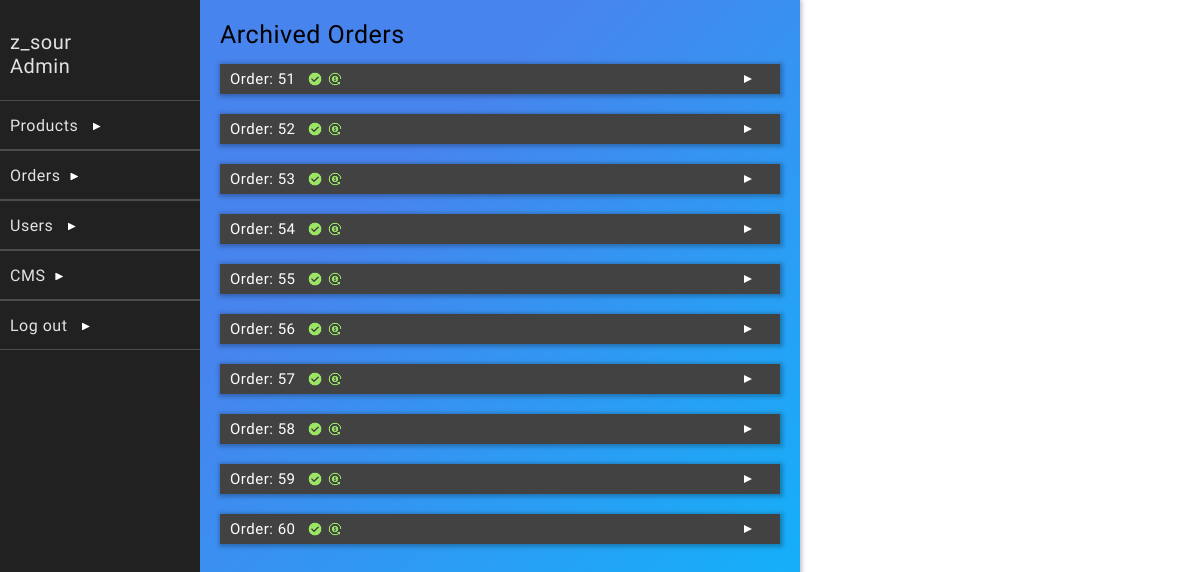
Page /dashboardExtensions/archived-orders.php (signed in) on the committed database.
### tables this page shows
CREATE TABLE `users` (
  `id` int(11) NOT NULL,
  `username` varchar(20) NOT NULL,
  `password` varchar(64) NOT NULL,
  `salt` varchar(32) NOT NULL,
  `name` varchar(50) NOT NULL,
  `joined` datetime NOT NULL,
  `groups` int(11) NOT NULL
);

CREATE TABLE `orders` (
  `id` int(20) NOT NULL,
  `cart` text NOT NULL,
  `email` varchar(255) NOT NULL,
  `country` varchar(255) NOT NULL,
  `city` varchar(255) NOT NULL,
  `phone` varchar(255) NOT NULL,
  `zip` varchar(255) NOT NULL,
  `address` varchar(255) NOT NULL,
  `unique_id` varchar(255) NOT NULL,
  `paid` int(1) NOT NULL DEFAULT 0,
  `archived` int(1) NOT NULL DEFAULT 0,
  `full_name` varchar(255) NOT NULL,
  `braintree_id` varchar(255) NOT NULL,
  `payment_date` varchar(255) NOT NULL,
  `shipped` int(2) NOT NULL DEFAULT 0,
  `refunded` text NOT NULL DEFAULT '0'
);

### classes/Config.php (called while the page is built)
<?php
    class Config{
        public static function get($path = null){
            if($path){
                $config = $GLOBALS['config'];
                $path = explode('/', $path);
                foreach($path as $bit){
                    if(isset($config[$bit])){
                        $config = $config[$bit];
                    }
                }
                return $config;
            }
            return false;
        }
    }
?>

### classes/DB.php (called while the page is built, shortened)
<?php
    class DB{
        private static $_instance = null;
        private $_pdo,
                $_query,
                $_error = false,
                $_results,
                $_count = 0;
        private function __construct(){
            try{
                $this->_pdo = new PDO('mysql:host='. Config::get("mysql/host") .';dbname='. Config::get("mysql/db").';charset=utf8',
                Config::get("mysql/username"), Config::get("mysql/password"));
            }
            catch(PDOException $e){
                die($e->getMessage());
            }
        }
        public static function getInstance(){
            if(!isset(self::$_instance)){
                self::$_instance = new DB();
            }
            return self::$_instance;
        }
        public function query($sql, $params = []){
            if($this->_query = $this->_pdo->prepare($sql)){
                $x = 1;
                if(count($params)){
                    foreach($params as $param){
                        $this->_query->bindValue($x, $param);
                        $x++;
                    }
                }
                if($this->_query->execute()){
                    $this->_results = $this->_query->fetchAll(PDO::FETCH_OBJ);
                } else{
                    $this->_error = true;
                }
            }
            return $this;
        }
        protected function _read($table, $params = []){
            $conditionString = '';
            $bind = [];
            $order = '';
            $limit = '';
            if(isset($params['conditions'])){
                if(is_array($params['conditions'])){
                    foreach($params['conditions'] as $condition){
                        $conditionString .= ' ' .  $condition . ' AND';
                    }
                    $conditionString = trim($conditionString);
                    $conditionString = rtrim($conditionString, ' AND');
                } else{
                    $conditionString = $params['conditions'];
                }
                if($conditionString != ''){
                    $conditionString = ' WHERE ' . $conditionString;
                }
            }
            if(array_key_exists('bind', $params)){
                $bind = $params['bind'];
            }
            if(array_key_exists('order', $params)){
                $order = ' ORDER BY ' . $params['order'];
            }
        $sql = "SELECT * FROM {$table}{$conditionString}{$order}{$limit}";
        if(!$this->query($sql, $bind)->results()){
            return false;
        }
        return true;
        }
        public function find($table, $params = []){
            if($this->_read($table, $params)){
                return $this->results();
            }
            return false;
        }
        public function findFirst($table, $params = []){
            if($this->_read($table, $params)){
                return $this->first();
            }
            return false;
        }
        public function results(){
            return $this->_results;
        }
        public function first(){
            return (!empty($this->_results)) ? $this->_results[0] : [];
        }
    }
?>

### classes/User.php (called while the page is built, shortened)
<?php
    class User{
        private $_db,
                $_data,
                $_cookieName,
                $_sessionName,
                $_isLoggedIn;
        public function __construct($user = null){
            $this->_db = DB::getInstance();
            $this->_sessionName = Config::get('session/session_name');
            if(!$user){
                if(Session::exists($this->_sessionName)){
                    $user = Session::get($this->_sessionName);
                    if($this->find($user)){
                        $this->_isLoggedIn = true;
                    }else{
                        header("Location: dashboardExtensions/logout.php");
                    }
                }
            } else{
                $this->find($user);
            }
        }
        public function find($user = null){
            if($user){
                $field = (is_numeric($user)) ? 'id' : 'username';
                $data = $this->_db->findFirst('users', array(
                    'conditions' => $field . " = ?",
                    'bind' => [$user]
                ));
                if($data){
                    $this->_data = $data;
                    return true;
                }
            }
        }
        public function data(){
            return $this->_data;
        }
    }
?>

### classes/Session.php (called while the page is built, shortened)
<?php
    class Session{
        public static function exists($name){
            return ((isset($_SESSION[$name])) ? true : false);
        }
        public static function get($name){
            return $_SESSION[$name];
        }
    }
?>

### dashboardExtensions/archived-orders.php (the view, shortened to what this page needs)
<?php
    include_once("../includes/dashboardhead.php");
?>
<div class="background">
    <div class="dashboard-content" id="content">
    <?php
        include_once("dashboard-sidebar.php");
    ?>
    <div class="center-components-background">
        <div class="center-components" id="center-components">
              <div class="dashboardExtensionHeader">
        Archived Orders
    </div>
    <?php
            $db = DB::getInstance();
            $orders = $db->find('orders', [
                'conditions' => ['paid = 1', 'archived = 1'],
                'order' => 'payment_date'
            ]);
            foreach($orders as $order):
    ?>
  <div class="all-orders-container" id="<?= $order->id; ?>">
        <div class="all-orders-order">
                <div class="all-orders-order-id" id="order-<?= $order->id; ?>-button">
                <p class="order-title-text">Order: <?= $order->id; ?></p>
                <?php
                    if(!$order->refunded && $order->shipped == 1){
                        echo('<span class="order-complete-icon"></span>');
                    }else if($order->refunded && empty(json_decode($order->cart))){
                        echo('<span class="order-complete-icon"></span>');
                        echo('<span class="complete-refund-icon"></span>');
                    }else if($order->refunded && !empty(json_decode($order->cart))){
                        echo('<span class="archived-icon"></span>');
                        echo('<span class="refund-icon"></span>');
                        if($order->shipped == 0){
                            echo('<span class="shipping-icon"></span>');
                        }
                    }else if(!$order->refunded && $order->shipped == 0){
                        echo('<span class="archived-icon"></span>');
                        echo('<span class="shipping-icon"></span>');
                    }
                ?>
                <span class="display-arrow all-orders-order-arrow" id="order-<?= $order->id; ?>-button-arrow"></span>
                </div>
        </div>
    </div>
        <?php
            endforeach;
        ?>
        </div>
    </div>
        </div>
    </div>
    <div class="modal-background" id="modalBG">
    </div>

### dashboardExtensions/dashboard-sidebar.php (shortened to what this page needs)
<div class="side-bar">
            <div class="top-part">
                <div class="top-part-name"><?= $user->data()->username; ?></div>
                <div class="top-part-spec">Admin</div>
            </div>
            <div class="menu-field" id="prod-btn">
                <div class="title">Products <span class="display-arrow" id="prod-btn-arrow"></span></div>
            </div>
            <div class="menu-field" id="order-btn">
                <div class="title">Orders<span class="display-arrow" id="order-btn-arrow"></span></div>
            </div>
            <div class="menu-field" id="user-btn">
                <div class="title">Users <span class="display-arrow" id="user-btn-arrow"></span></div>
            </div>
            <div class="menu-field" id="cms-btn">
                <div class="title">CMS<span class="display-arrow" id="cms-btn-arrow"></span></div>
            </div>
            <div class="menu-field" onclick="document.location.href='logout.php';">
                <div class="title">Log out <span class="display-arrow"></span></div>
            </div>
        </div>

### public/style/dashboard.css (style rules this page uses)
* { margin: 0; padding: 0; box-sizing: border-box; }
.dashboard-content { width: 800px; height: 800px; overflow: auto; box-shadow: 1px 1px 4px 1px rgba(55, 37, 84, 0.3); background-color: white; position: relative; font-size: 0px; }
.background { width: 100vw; height: 100%; background-color: white; overflow: auto; }
.side-bar { width: 200px; height: 100%; background-color: #212121; display: inline-block; font-size: 16px; }
.top-part { width: 100%; height: 100px; cursor: default; user-select: none; padding-top: 30px; background-color: #212121; color: rgba(255, 255, 255, 0.87); }
.top-part-name { font-size: 20px; font-family: 'Big Shoulders Text', cursive; letter-spacing: 0.5px; margin-left: 10px; }
.top-part-spec { font-size: 20px; font-family: 'Big Shoulders Text', cursive; letter-spacing: 0.5px; margin-left: 10px; }
.menu-field { width: 100%; height: 50px; position: relative; border-bottom: rgba(255, 255, 255, 0.2) solid 0.3px; border-top:rgba(255, 255, 255, 0.2) solid 0.3px; background-color: #212121; user-select: none; cursor: pointer; color: rgba(255, 255, 255, 0.87); }
.title { position: absolute; top: 50%; transform: translateY(-50%); left: 10px; font-family: 'Big Shoulders Text', cursive; letter-spacing: 0.5px; }
.display-arrow { clip-path: polygon(0 0, 0% 100%, 100% 50%); width: 8px; height: 8px; background-color: white; display: inline-block; margin-left: 10px; transform: rotate(0); transition: transform 0.2s; }
.center-components { width: 100%; height: 100%; overflow-y: auto; padding: 20px; }
.center-components-background { background-color: #06bcfb; background-image: linear-gradient(315deg, #06bcfb 0%, #4884ee 74%); position: absolute; width: 600px; height: 100%; left: 200px; overflow: hidden; top: 0px; }
.dashboardExtensionHeader { width: 100%; height: auto; font-size: 25px; margin-bottom: 15px; font-family: 'Big Shoulders Text', cursive; letter-spacing: 0.5px; }
.modal-background { height: 100%; width: 100%; background-color: rgba(0, 0, 0, 0); opacity: 1; position: absolute; top: 0px; pointer-events: none; transition: background-color 0.2s; }

### public/style/all-orders.css (style rules this page uses)
.all-orders-container { width: 100%; }
.all-orders-order { width: 100%; height: auto; background-color: white; position: relative; margin-bottom: 20px; font-size: 0px; cursor: default; box-shadow: 1px 1px 4px 2px rgba(0, 0, 0, 0.25); user-select: none; }
.all-orders-order-id { width: 100%; height: 30px; display: inline-block; color: white; font-size: 15px; background-color: #424242; font-family: 'Big Shoulders Text', cursive; letter-spacing: 0.5px; position: relative; cursor: pointer; vertical-align: middle; }
.all-orders-order-arrow { background-color: white; right: 5%; position: absolute; top: 11px; }
.complete-refund-icon { width: 20px; height: 20px; display: inline-block; background-image: url('../img/icons/complete-refund.png'); background-size: cover; background-position: center; background-repeat: no-repeat; vertical-align: middle; margin-top: 5px; }
.order-title-text { vertical-align: middle; display: inline-block; margin-top: 5px; margin-left: 10px; }
.order-complete-icon { width: 20px; height: 20px; display: inline-block; background-image: url('../img/icons/check-icon.png'); background-size: cover; background-position: center; background-repeat: no-repeat; margin-left: 5px; vertical-align: middle; margin-top: 5px; }

### rows in the picture
users: username "z_sour"
orders: id "51"
orders: id "52"
orders: id "53"
orders: id "54"
orders: id "55"
orders: id "56"
orders: id "57"
orders: id "58"
orders: id "59"
orders: id "60"
